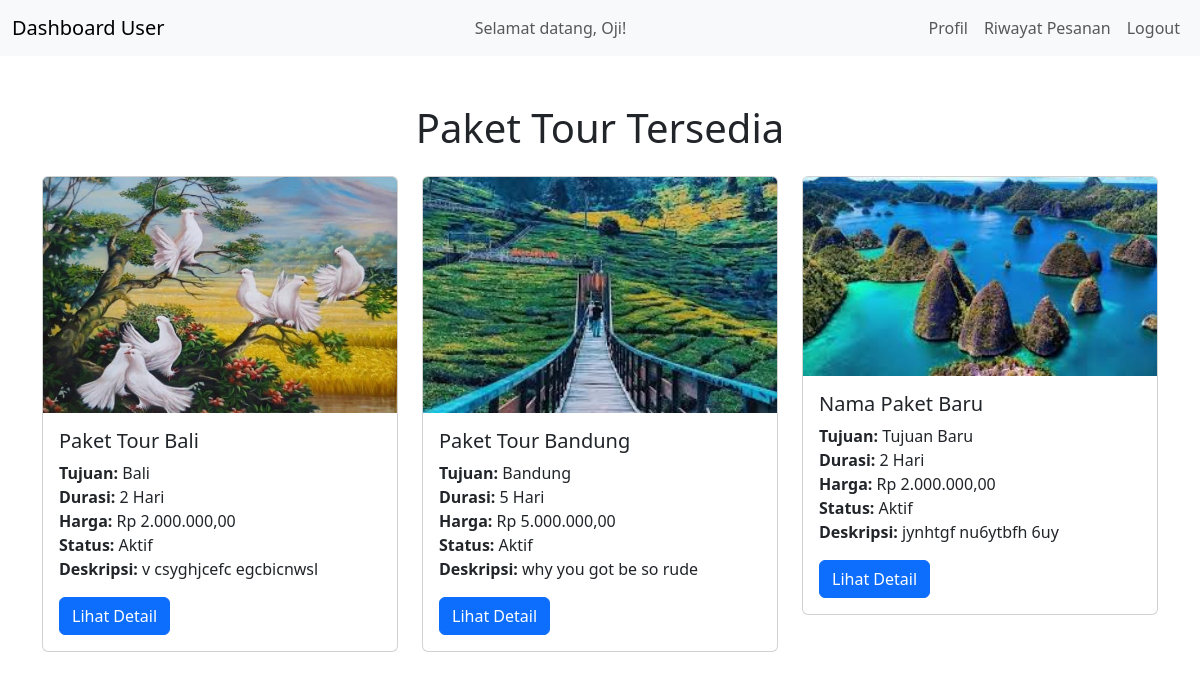
Page /user/dashboard.php (signed in) on the committed database.
### tables this page shows
CREATE TABLE `paket` (
  `id_paket` int(11) NOT NULL,
  `nama_paket` varchar(100) NOT NULL,
  `tujuan` varchar(150) NOT NULL,
  `durasi_hari` varchar(11) NOT NULL,
  `harga` varchar(45) NOT NULL,
  `status_paket` enum('Aktif','Nonaktif') NOT NULL,
  `deskripsi` text NOT NULL,
  `foto` varchar(250) DEFAULT NULL
);

### user/dashboard.php (the view, shortened to what this page needs)
<?php
require_once '../backend/koneksi.php';
$user_name = $_SESSION['user_name'];
$sql = "SELECT id_paket, nama_paket, tujuan, durasi_hari, harga, status_paket, foto, deskripsi FROM paket WHERE status_paket='Aktif'";
$result = $conn->query($sql);
?>
<!DOCTYPE html>
<html lang="en">
<head>
    <link href="https://cdn.jsdelivr.net/npm/bootstrap@5.3.3/dist/css/bootstrap.min.css" rel="stylesheet">
</head>
<body>
<nav class="navbar navbar-expand-lg navbar-light bg-light">
    <div class="container-fluid">
        <a class="navbar-brand" href="#">Dashboard User</a>
        <div class="collapse navbar-collapse" id="navbarNav">
            <ul class="navbar-nav ms-auto me-auto">
                <li class="nav-item center">
                    <span class="nav-link text-center">Selamat datang, <?= htmlspecialchars($user_name) ?>!</span>
                </li>
            </ul>
            <ul class="navbar-nav">
                <li class="nav-item">
                    <a class="nav-link" href="profile.php">Profil</a>
                </li>
                <li class="nav-item">
                    <a class="nav-link" href="history.php">Riwayat Pesanan</a>
                </li>
                <li class="nav-item">
                    <a class="nav-link" href="../backend/logout.php">Logout</a>
                </li>
            </ul>
        </div>
    </div>
</nav>
    <div class="container my-5">
        <h1 class="text-center mb-4">Paket Tour Tersedia</h1>
        <div class="row">
        <?php
        if ($result->num_rows > 0) {
            while ($row = $result->fetch_assoc()) {
                echo '
                <div class="col-md-4">
                    <div class="card mb-4">';
                if (!empty($row['foto'])) {
                    echo '<img src="../uploads/' . htmlspecialchars($row['foto']) . '" class="card-img-top" alt="Foto Paket">';
                } else {
                    echo '<img src="../uploads/default.jpg" class="card-img-top" alt="Foto Default">';
                }
                echo '
                        <div class="card-body">
                            <h5 class="card-title">' . htmlspecialchars($row['nama_paket']) . '</h5>
                            <p class="card-text">
                                <strong>Tujuan:</strong> ' . htmlspecialchars($row['tujuan']) . '<br>
                                <strong>Durasi:</strong> ' . htmlspecialchars($row['durasi_hari']) . ' Hari<br>
                                <strong>Harga:</strong> Rp ' . number_format($row['harga'], 2, ',', '.') . '<br>
                                <strong>Status:</strong> ' . htmlspecialchars($row['status_paket']) . '<br>
                                <strong>Deskripsi:</strong> ' . nl2br(htmlspecialchars($row['deskripsi'])) . '
                            </p>
                            <a href="detail.php?id_paket=' . htmlspecialchars($row['id_paket']) . '" class="btn btn-primary">Lihat Detail</a>
                        </div>
                    </div>
                </div>';
            }
        } else {
            echo '<p class="text-center">Tidak ada paket tersedia.</p>';
        }
        ?>
        </div>
    </div>
</body>
</html>

### rows in the picture
paket: foto (picture), nama_paket "Paket Tour Bali", tujuan "Bali", durasi_hari "2", harga "2.000.000,00", status_paket "Aktif", deskripsi "v csyghjcefc egcbicnwsl"
paket: foto (picture), nama_paket "Paket Tour Bandung", tujuan "Bandung", durasi_hari "5", harga "5.000.000,00", status_paket "Aktif", deskripsi "why you got be so rude"
paket: foto (picture), nama_paket "Nama Paket Baru", tujuan "Tujuan Baru", durasi_hari "2", harga "2.000.000,00", status_paket "Aktif", deskripsi "jynhtgf nu6ytbfh 6uy"

### other values in the picture
$user_name "Oji"
